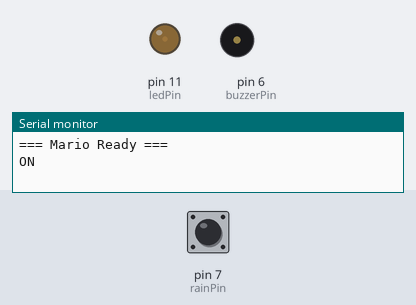
The sketch below on a simulated Arduino Uno, built with avr-gcc and run on an emulated ATmega328P. Parts: output pins drawn as LEDs (lit = HIGH), buzzer (waves = sounding), the last lines printed to the serial monitor. Inputs (shaded band) come from the test bench; at power-on: pin 7 (rainPin) LOW.

Above: at 1.2 s.
1.3 s: pin 7 (rainPin) driven HIGH
At 1.5 s:
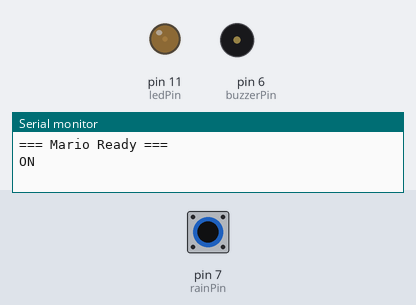
4.3 s: pin 7 (rainPin) driven LOW
At 6.67 s:
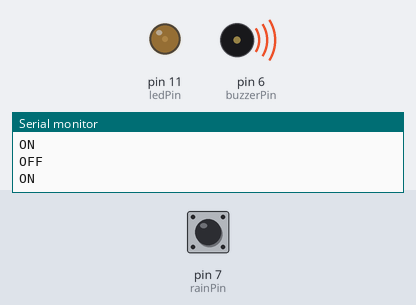
7.3 s: pin 7 (rainPin) pulsed HIGH 2 times (0.12 s each, 0.3 s apart)
At 18.9 s:
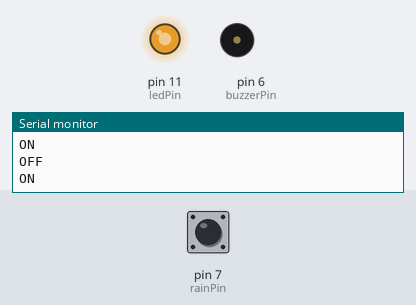
Timing chart, 0 to 19.9 s (numbered marks = the images above; inputs shaded):
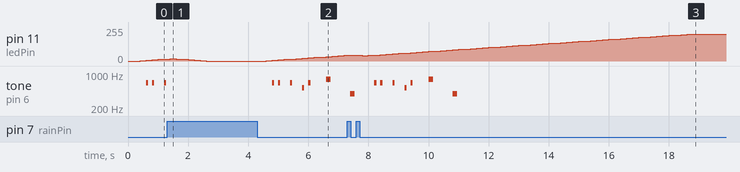

The sketch:

Rain_Sensor.ino
```cpp
// Rain Touch — Super Mario

const int rainPin   = 7;
const int ledPin    = 11;
const int buzzerPin = 6;

#define E5  659
#define C5  523
#define G5  784
#define G4  392

//                E    E    -    E    -    C    E    -    G5   --   G4
int melody[]    = {E5,  E5,  0,   E5,  0,   C5,  E5,  0,   G5,  0,   G4};
int durations[] = {120, 120, 120, 120, 120, 120, 120, 120, 250, 250, 250};
int totalNotes  = 11;

int currentNote = 0;
bool melodyDone = false;
unsigned long lastNoteTime = 0;

int brightness = 0;
bool isOn = false;
unsigned long wetStart = 0;
unsigned long dryStart = 0;

void setup() {
  Serial.begin(9600);
  pinMode(rainPin, INPUT);
  pinMode(ledPin, OUTPUT);
  pinMode(buzzerPin, OUTPUT);
  analogWrite(ledPin, 0);
  noTone(buzzerPin);
  Serial.println("=== Mario Ready ===");
}

void loop() {
  bool wet = (digitalRead(rainPin) == LOW);
  unsigned long now = millis();

  if (wet) {
    dryStart = now;
    if (!isOn && (now - wetStart >= 300)) {
      isOn = true;
      currentNote = 0;
      melodyDone = false;
       lastNoteTime = now;
      Serial.println("ON");
    }
  } else {
    wetStart = now;
    if (isOn && (now - dryStart >= 300)) {
      isOn = false;
      currentNote = 0;
      melodyDone = false;
      noTone(buzzerPin);
      Serial.println("OFF");
    }
  }

  // LED 渐亮
  if (isOn && brightness < 200) {
    brightness += 3;
    analogWrite(ledPin, brightness);
  }

  // LED 渐灭
  if (!isOn && brightness > 0) {
    brightness -= 3;
    analogWrite(ledPin, brightness);
  }

  // 旋律
  if (isOn && !melodyDone) {
    if (now - lastNoteTime >= durations[currentNote]) {
      lastNoteTime = now;
      if (melody[currentNote] == 0) {
        noTone(buzzerPin);
      } else {
        tone(buzzerPin, melody[currentNote], durations[currentNote] * 0.6);
      }
      currentNote++;
      if (currentNote >= totalNotes) {
        melodyDone = true;
      }
    }
  }

  delay(200);
}
```

Measured:
- after the input at 1.3 s, tone on pin 6 (buzzerPin): stops changing and stays silent
- after the input at 4.3 s, pin 11 (ledPin): moves from 0/255 to 42/255 over 2.6 s, starting after 0.30 s; tone on pin 6 (buzzerPin): plays 659 Hz for 0.07 s, 659 Hz for 0.07 s, 659 Hz for 0.07 s, 523 Hz for 0.07 s, 659 Hz for 0.07 s, 784 Hz for 0.15 s, starting after 0.50 s
